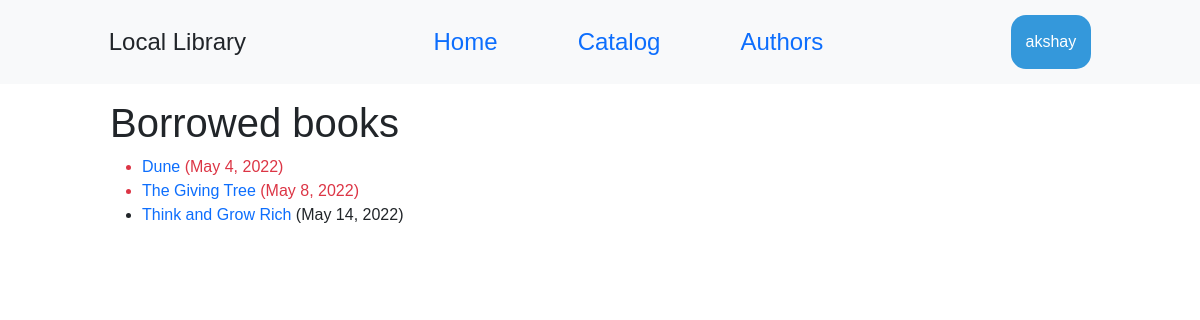
Before: /catalog/mybooks/ (signed in) with the older database file.
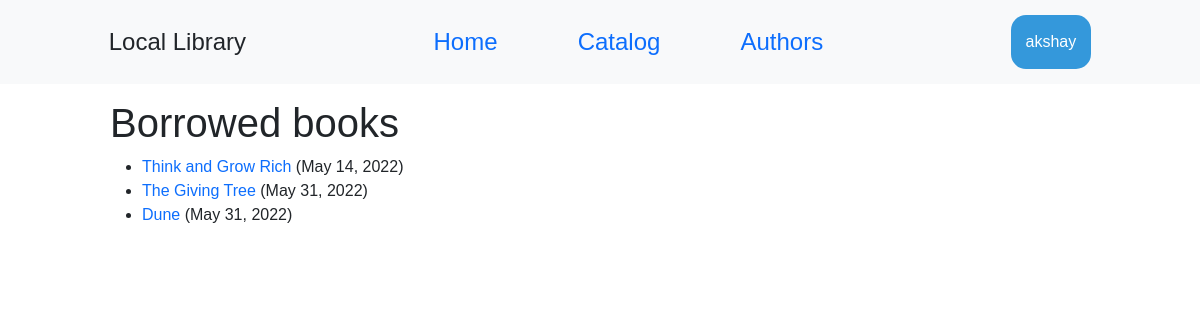
After: the same page with the newer database file.
### catalog/models.py (models this page shows, shortened)
class BookInstance(models.Model):
    id = models.UUIDField(primary_key=True, default=uuid.uuid4, help_text='Unique ID for this particular book across whole library')
    book = models.ForeignKey('Book', on_delete=models.RESTRICT, null=True)
    imprint = models.CharField(max_length=200)
    due_back = models.DateField(null=True, blank=True)
    borrower = models.ForeignKey(User, on_delete=models.SET_NULL, null=True, blank=True)
    LOAN_STATUS = (
        ('m', 'Maintenance'),
        ('o', 'On loan'),
        ('a', 'Available'),
        ('r', 'Reserved'),
    )
    status = models.CharField(
        max_length=1,
        choices=LOAN_STATUS,
        blank=True,
        default='m',
        help_text='Book availability',
    )
    class Meta:
        ordering = ['due_back']
        permissions = (("can_mark_returned", "Set book as returned"),)
    @property
    def is_overdue(self):
        if self.due_back and date.today() > self.due_back:
            return True
        return False

class Book(models.Model):
    title = models.CharField(max_length = 200)
    author = models.ForeignKey('Author', on_delete=models.SET_NULL, null=True)
    summary = models.TextField(max_length=1000, help_text = 'Enter a brief description of the book')
    isbn = models.CharField('ISBN', max_length = 13, unique = True, help_text = '13 Character <a href="https://www.isbn-international.org/content/what-isbn">ISBN number</a>')
    genre = models.ManyToManyField(Genre, help_text='Select a genre for this book')
    language = models.ForeignKey('Language', on_delete=models.SET_NULL, null=True)
    def display_genre(self):
        return ', '.join(genre.name for genre in self.genre.all()[:3])
    display_genre.short_description = 'Genre'

### catalog/views.py (the view)
# urls.py: path('mybooks/', views.LoanedBooksByUserListView.as_view(), name='my-borrowed'),
class LoanedBooksByUserListView(LoginRequiredMixin,generic.ListView):
    model = BookInstance
    template_name ='catalog/bookinstance_list_borrowed_user.html'
    paginate_by = 10
    def get_queryset(self):
        return BookInstance.objects.filter(borrower=self.request.user).filter(status__exact='o').order_by('due_back')

### catalog/templates/catalog/bookinstance_list_borrowed_user.html
{% extends "base_generic.html" %}
{% block content %}
    <h1>Borrowed books</h1>
    {% if bookinstance_list %}
    <ul>
      {% for bookinst in bookinstance_list %}
      <li class="{% if bookinst.is_overdue %}text-danger{% endif %}">
        <a href="{% url 'book_detail' bookinst.book.pk %}">{{bookinst.book.title}}</a> ({{ bookinst.due_back }})
      </li>
      {% endfor %}
    </ul>
    {% else %}
      <p>There are no books borrowed.</p>
    {% endif %}
{% endblock %}

### catalog/templates/base_generic.html (shortened to what this page needs)
{% load static %}
<!DOCTYPE html>
<html lang="en">
<head>
  <link href="https://cdn.jsdelivr.net/npm/bootstrap@5.1.3/dist/css/bootstrap.min.css" rel="stylesheet">
  <link rel="stylesheet" href="{% static 'css/styles.css' %}">
</head>
<body>
  <nav class="navbar bg-light">
    <div class="nav-container">
        <div>
            <a>Local Library</a>
        </div>
        <div class="nav-links">
            <a href="{% url 'index' %}">Home</a>
            <a href="{% url 'books' %}">Catalog</a>
            <a href="{% url 'authors'%}">Authors</a>
        </div>
        <div class="nav-buttons">
          {% if user.is_authenticated %}
            <button class="dropbtn" onclick="myFunction()">{{ user.get_username }}</button>
          {% else %}
            <a href="{% url 'login'%}?next={{request.path}}">Sign in</a>
          {% endif %}
        </div>
    </div>
  </nav>
  <div class="container-fluid">
    <div class="col-sm-10 ">
      {% block content %}
      {% endblock %}
    </div>
  </div>
</body>
</html>

### catalog/static/css/styles.css (style rules this page uses)
body { font-family: sans-serif; }
a { text-decoration: none; }
.navbar { padding:15px; font-size:24px; width:100%; }
.nav-container { display: flex; width:100%; align-items: center; justify-content: space-around; }
.nav-links { display:flex; width:33.3%; justify-content:space-between; }
.dropbtn { background-color: #3498DB; color: white; padding: 15px; font-size: 16px; border: none; border-radius: 15px; cursor: pointer; }
.container-fluid { margin-top: 15px; width: 100%; display: flex; justify-content: center; align-items: center; }

Changed rows visible on the page:
shown differently, row unchanged: BookInstance "May 14, 2022": moves up the list
changed BookInstance "The Giving Tree": due_back "May 8, 2022" → "May 31, 2022"; moves down the list
changed BookInstance "Dune": due_back "May 4, 2022" → "May 31, 2022"
